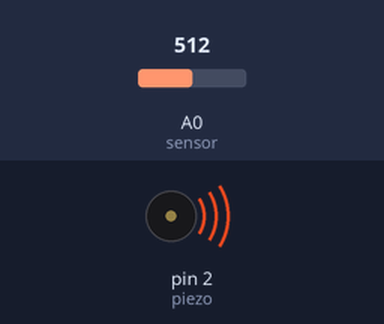
This sketch was run on a simulated Arduino Uno, built with avr-gcc and run on an emulated ATmega328P. Parts: buzzer (waves = sounding). Inputs (shaded band) come from the test bench; at power-on: A0 (sensor) = 512. What the sketch prints to the serial monitor is not drawn.

Above: at 0.1 s.
Timing chart, 0 to 1.6 s (numbered marks = the images above):
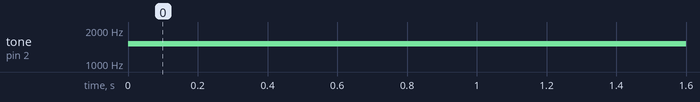

The sketch:

Piezo-Potentiometer-10-17-2023.ino
```cpp
/*
  /*
  PIEZO PITCH FOLLOWER
  Example using tone() and anolog input to change pitch.
  Create circuit with piezo connected to digital pin 2 and ground wire to ground.
  Create circuit with one side of LDR connected to 5V.
  Other side of LDR connected to analog pin A0 and 10k pull-down resistor to ground.
  Arguments for tone= pin #, frequency in Hz, and duration of the tone in milliseconds:
  tone (pin, frequency, duration)
  Recommended to use frequencies 30-5,000 Hz.
  Modified from example code in the public domain.
  http://www.arduino.cc/en/Tutorial/Tone2
*/

// Creates global variables
const int piezo = 2; // piezo pin
int sensorReading; //to track FSR input
int pitch;  // to track pitch

void setup() {
  // initialize serial communications (for debugging only):
  Serial.begin(9600);
}
// int c = 16.35;
// int cs = 17.32;
// int d = 18.35;
// int ds =19.45;
// int e =20.6;
// int f = 21.83;
// int fs =23.12;
// int g =24.5;
// int gs =25.96;
// int a =27.5;
// int as =29.14;
// int b= 30.87;
void loop() {

  sensorReading = analogRead(A0);    // read the sensor:

  Serial.println(sensorReading);    // print the sensor reading so you know its range

  // use map() of analog input range (0-1023 from the LDR)
  // to the output pitch range (120 - 3000Hz)

  pitch = map(sensorReading, 0, 1023, 20, 3000);

  tone(piezo, pitch, 10);  // plays pitch
  delay(1);        // delay in between reads for stability
}
```

Measured:
- by itself, tone on pin 2 (piezo): silent → 1511 Hz at 0.00 s
